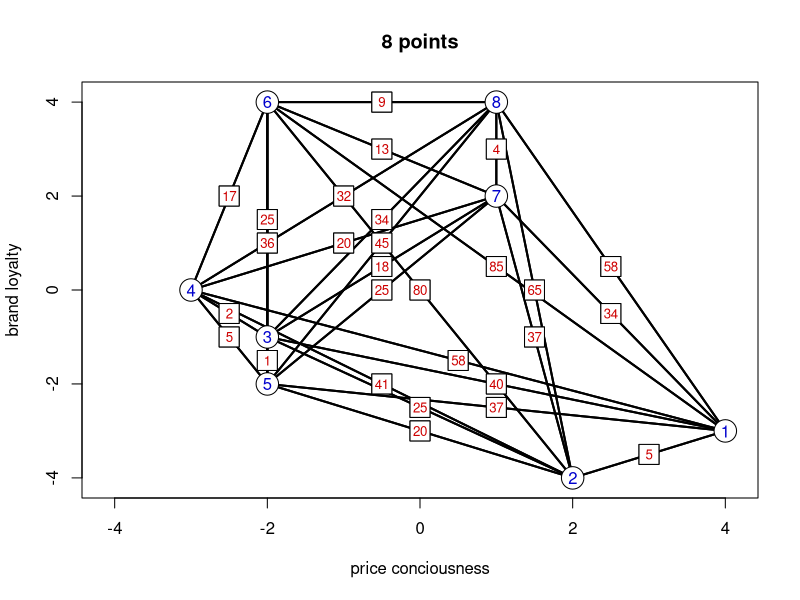

Write the R code that produced this figure.
# clear cache and close windows
graphics.off()
rm(list=ls(all=TRUE))

# define eight points, compute distance matrix
eight        = cbind(c(-3,-2,-2,-2,1,1,2,4),c(0,4,-1,-2,4,2,-4,-3))
eight        = eight[c(8,7,3,1,4,2,6,5),]
dist_eight   = (as.matrix(dist(eight, method = "euclidian")))^2

dev.new()
# plot eight points using average linkage
par(mfrow = c(1, 1),cex=1)

plot(eight, pch=16, xlab="price conciousness",ylab="brand loyalty",main="8 points",
     xlim=c(-4.1,4.1),ylim=c(-4.1,4.1))

# Plot Lines
for (i in 1:8){
  for (j in 1:8){
    segments(eight[i,1],eight[i,2 ],eight[j,1 ],eight[j,2],lwd=2,"black")
  }
}

# Plot Distances
for (i in 1:8){
  for (j in 1:8){
    if (i!=j){
      points((eight[i,1]+eight[j,1])/2, (eight[i,2]+eight[j,2])/2, pch=22, cex=3, bg="white")
      text((eight[i,1]+eight[j,1])/2, (eight[i,2]+eight[j,2])/2 ,
           dist_eight[i,j],col="red3", cex = 0.8)     
    }
  }
}

# Plot Nodes
points(eight, pch=21, cex=3, bg="white")
text(eight[,1],eight[,2],as.character(1:8),col="blue3",cex=1)